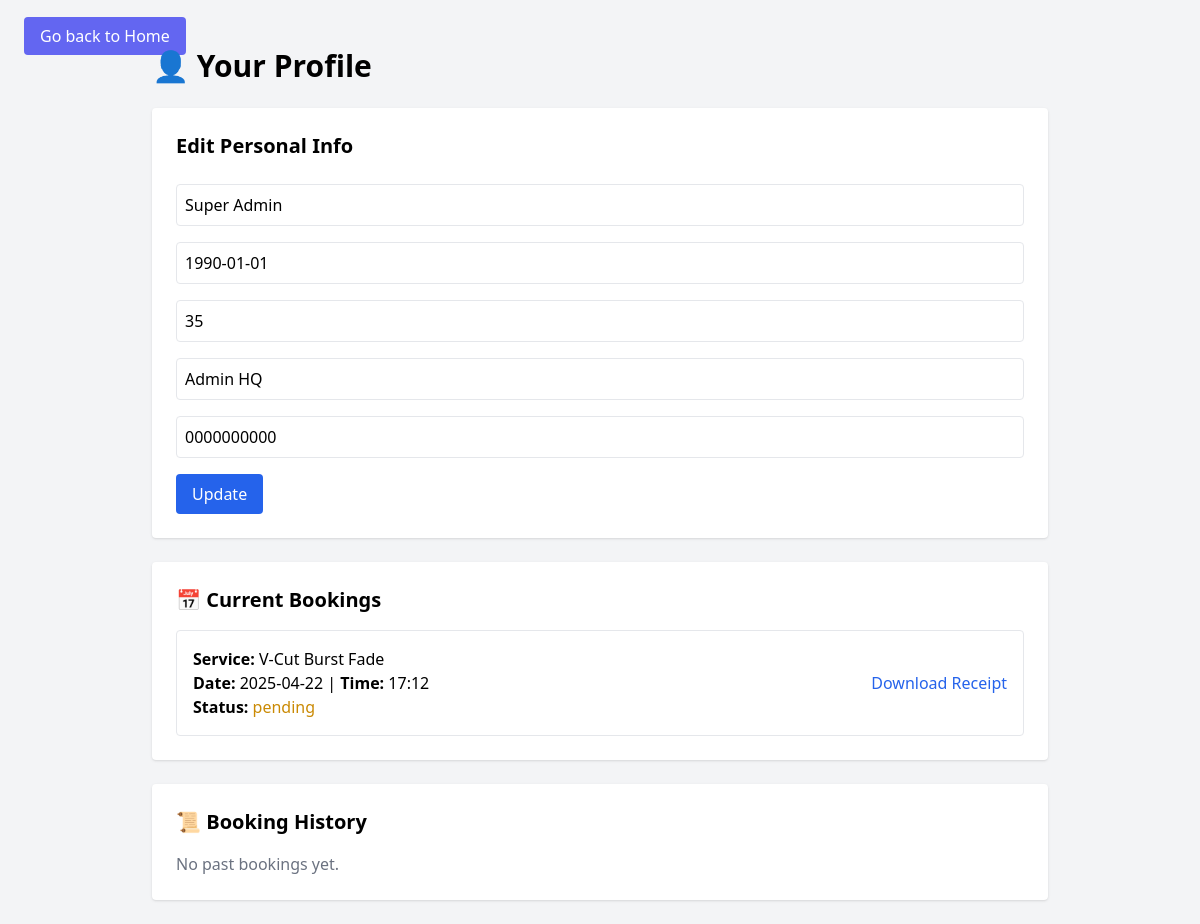
The app's page /profile (signed in), older data.
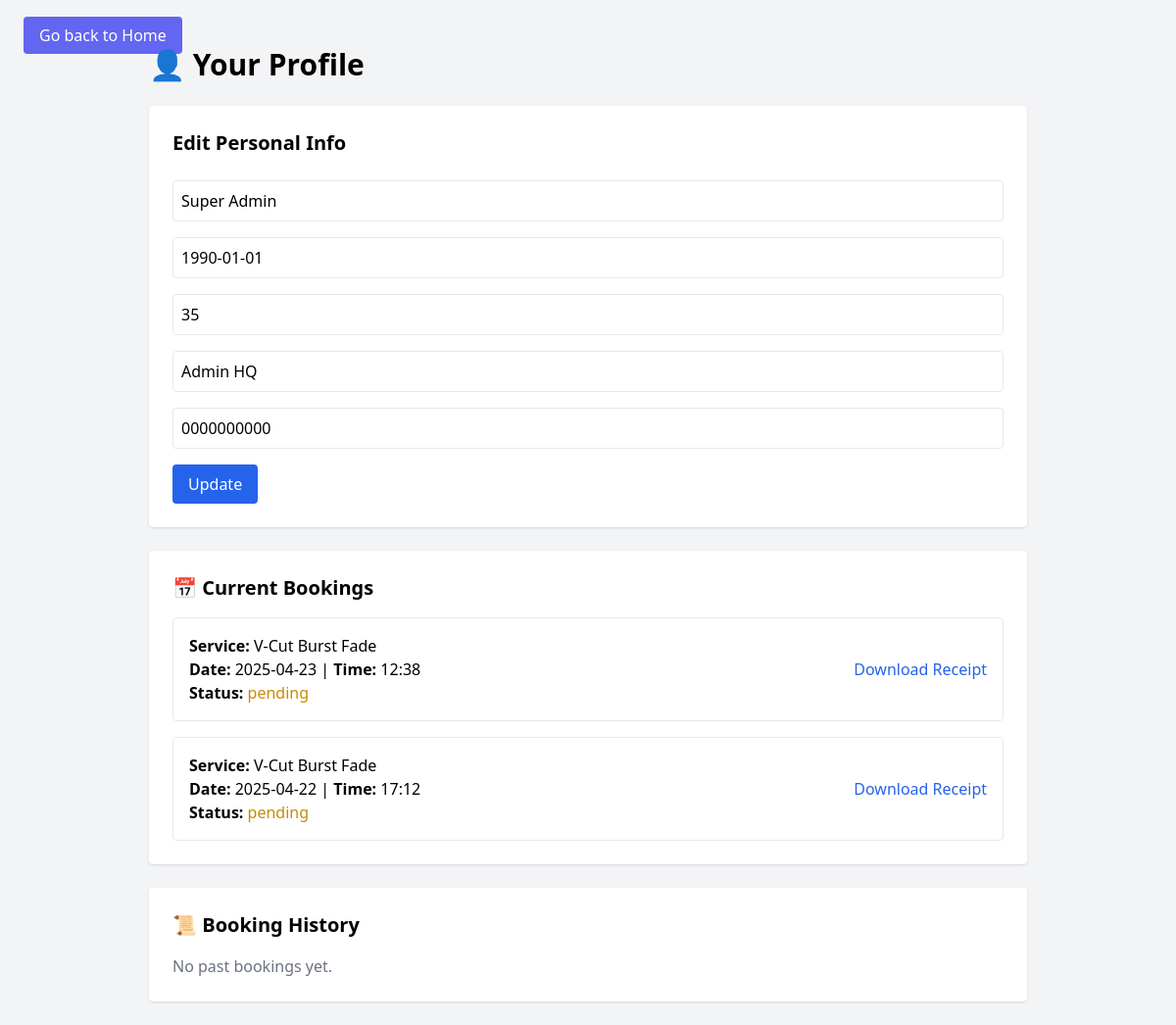
The same page, newer data.
### app/models.py (models this page shows, shortened)
class User(UserMixin, db.Model):
    id = db.Column(db.Integer, primary_key=True)
    full_name = db.Column(db.String(150), nullable=False)
    birthdate = db.Column(db.String(20), nullable=False)
    age = db.Column(db.Integer, nullable=False)
    address = db.Column(db.String(200), nullable=False)
    contact = db.Column(db.String(50), nullable=False)
    email = db.Column(db.String(100), unique=True, nullable=False)
    password = db.Column(db.String(200), nullable=False)
    is_admin = db.Column(db.Boolean, default=False)
    bookings = db.relationship('Booking', backref='user', lazy=True)

class Booking(db.Model):
    id = db.Column(db.Integer, primary_key=True)
    user_id = db.Column(db.Integer, db.ForeignKey('user.id'), nullable=False)
    service = db.Column(db.String(100))  # Name of the service
    date = db.Column(db.String(20))
    time = db.Column(db.String(20))
    order_code = db.Column(db.String(10), unique=True)
    status = db.Column(db.String(20), default='pending')
    timestamp = db.Column(db.DateTime, default=datetime.utcnow)
    payment_status = db.Column(db.String(20), default='unpaid')

### app/routes.py (the view, shortened to what this page needs)
@main.route('/profile', methods=['GET', 'POST'])
@login_required
def profile():
    bookings = Booking.query.filter_by(user_id=current_user.id).order_by(Booking.date.desc()).all()
    active = [b for b in bookings if b.status != 'paid']
    history = [b for b in bookings if b.status == 'paid']
    return render_template('profile.html', active_bookings=active, history=history)

### app/routes.py (called while the page is built)
@login_manager.user_loader
def load_user(user_id):
    return User.query.get(int(user_id))

### app/templates/profile.html (shortened to what this page needs)
<!DOCTYPE html>
<html lang="en">
<head>
  <script src="https://cdn.tailwindcss.com"></script>
</head>
<body class="bg-gray-100 p-6">
    <a href="{{ url_for('main.base') }}" class="bg-indigo-500 text-white px-4 py-2 rounded hover:bg-indigo-600 justify-center">
        Go back to Home
      </a>
  <div class="max-w-4xl mx-auto">
    <h1 class="text-3xl font-bold mb-6">👤 Your Profile</h1>
    <form method="POST" class="bg-white p-6 rounded shadow mb-6 grid gap-4">
      <h2 class="text-xl font-semibold mb-2">Edit Personal Info</h2>
      <input name="full_name" value="{{ current_user.full_name }}" class="p-2 border rounded" placeholder="Full Name">
      <input name="birthdate" value="{{ current_user.birthdate }}" class="p-2 border rounded" placeholder="Birthdate">
      <input name="age" value="{{ current_user.age }}" class="p-2 border rounded" placeholder="Age">
      <input name="address" value="{{ current_user.address }}" class="p-2 border rounded" placeholder="Address">
      <input name="contact" value="{{ current_user.contact }}" class="p-2 border rounded" placeholder="Contact Number">
      <button class="bg-blue-600 text-white px-4 py-2 rounded hover:bg-blue-700 w-fit">Update</button>
    </form>
    <div class="bg-white p-6 rounded shadow mb-6">
      <h2 class="text-xl font-semibold mb-4">📅 Current Bookings</h2>
      {% if active_bookings %}
        <ul class="space-y-4">
          {% for b in active_bookings %}
          <li class="border p-4 rounded flex justify-between items-center">
            <div>
              <p><strong>Service:</strong> {{ b.service }}</p>
              <p><strong>Date:</strong> {{ b.date }} | <strong>Time:</strong> {{ b.time }}</p>
              <p><strong>Status:</strong> <span class="text-yellow-600">{{ b.status }}</span></p>
            </div>
            {% if b.status != 'paid' %}
            <a href="{{ url_for('main.receipt', order_code=b.order_code) }}"
               class="text-blue-600 hover:underline">Download Receipt</a>
            {% endif %}
          </li>
          {% endfor %}
        </ul>
      {% else %}
        <p class="text-gray-500">No active bookings.</p>
      {% endif %}
    </div>
    <div class="bg-white p-6 rounded shadow">
      <h2 class="text-xl font-semibold mb-4">📜 Booking History</h2>
      {% if history %}
        <ul class="space-y-4">
          {% for b in history %}
          <li class="border p-4 rounded">
            <p><strong>Service:</strong> {{ b.service }}</p>
            <p><strong>Date:</strong> {{ b.date }} | <strong>Time:</strong> {{ b.time }}</p>
            <p><strong>Status:</strong> <span class="text-green-600">{{ b.status }}</span></p>
          </li>
          {% endfor %}
        </ul>
      {% else %}
        <p class="text-gray-500">No past bookings yet.</p>
      {% endif %}
    </div>
  </div>
</body>
</html>

Row changes from the older to the newer data that the page shows:
added Booking: service "V-Cut Burst Fade", date "2025-04-23", time "12:38", status "pending"
